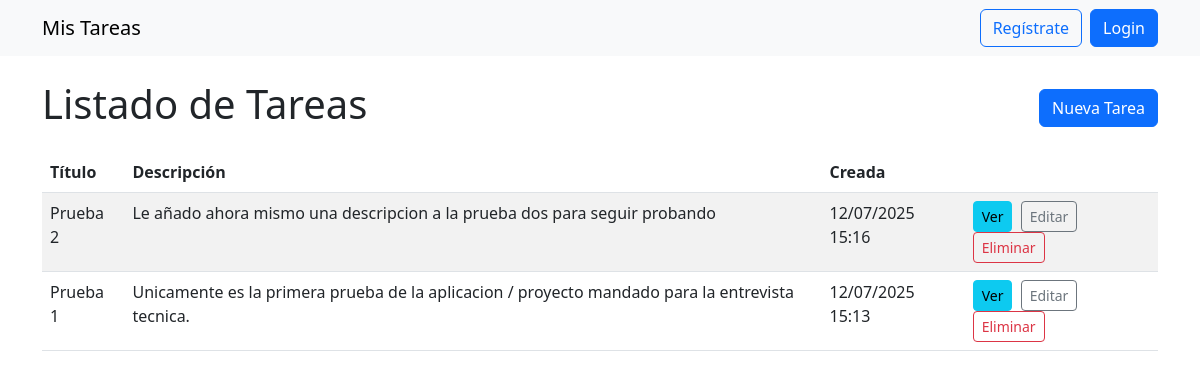
/tasks/, run on the app's committed database.
### tasks/models.py (models this page shows, shortened)
class Task(models.Model):
    title = models.CharField(max_length=200, verbose_name = 'Titulo') #El verbose_name es para que en el admin de django se muestre el nombre que yo quiera. asi en lugar de mostratelo en ingles de lo muestra en español
    description = models.TextField(blank=True, verbose_name = 'Descripcion') #El blank=True es para que el campo no sea obligatorio, asi puede solo tener titulo y no descripcion
    created_at = models.DateTimeField(auto_now_add=True, verbose_name = 'Fecha de creacion')
    class Meta:
        db_table = 'tasks' #Nombre de la tabla de la base de datos
        ordering = ['-created_at'] #Ordeno las tareas por fecha de creacion, de manera que salen de mas reciente a mas antigua
        managed = True #Esto es para que django maneje la tabla, es decir, que cree las migraciones y las tablas en la base de datos
        verbose_name = 'Tarea' #El verbose name tanto el singular como el plural es para que el admin de django lo muestre como yo quiera
        verbose_name_plural = 'Tareas'

### tasks/views.py (the view, shortened to what this page needs)
# urls.py: path('',             views.TareaListView.as_view(),   name='task_list'),
class TareaListView(ListView):
    model= Task
    template_name = 'task/task_list.html' #Template que se va a usar para mostrar la lista de tareas
    context_object_name = 'tareas' #Esto lo pongo para que en el template pueda acceder a las tareas con este nombre
    paginate_by = 10 #Esto es para paginar las tareas

### templates/task/task_list.html (shortened to what this page needs)
{% extends 'task/base.html' %}
{% block content %}
<div class="d-flex justify-content-between align-items-center mb-3">
    <h1>Listado de Tareas</h1>
    <a class="btn btn-primary" href="{% url 'task:task_create' %}">Nueva Tarea</a>
</div>
<table class="table table-striped">
    <thead>
        <tr>
            <th>Título</th>
            <th>Descripción</th>
            <th>Creada</th>
            <th></th>
        </tr>
    </thead>
    <tbody>
        {% for tarea in tareas %}
        <tr>
            <td>{{ tarea.title }}</td>
            <td>{{ tarea.description|truncatewords:15 }}</td>
            <td>{{ tarea.created_at|date:"d/m/Y H:i" }}</td>
            <td>
                <a class="btn btn-sm btn-info me-1" href="{% url 'task:task_detail' tarea.pk %}">Ver</a>
                <a class="btn btn-sm btn-outline-secondary me-1" href="{% url 'task:task_update' tarea.pk %}">Editar</a>
                <a class="btn btn-sm btn-outline-danger" href="{% url 'task:task_delete' tarea.pk %}">Eliminar</a>
            </td>
        </tr>
        {% empty %}
        <tr><td colspan="4" class="text-center">No hay tareas aún.</td></tr>
        {% endfor %}
    </tbody>
</table>
{% endblock %}

### templates/task/base.html (shortened to what this page needs)
<!DOCTYPE html>
<html lang="es">
<head>
  <link href="https://cdn.jsdelivr.net/npm/bootstrap@5.3.0/dist/css/bootstrap.min.css" rel="stylesheet">
</head>
<body>
<nav class="navbar navbar-expand-lg navbar-light bg-light mb-4">
  <div class="container">
    <a class="navbar-brand" href="{% url 'core:home' %}">Mis Tareas</a>
    <div class="collapse navbar-collapse" id="navbarSupportedContent">
      <ul class="navbar-nav ms-auto">
        {% if user.is_authenticated %}
          <li class="nav-item d-flex align-items-center me-3">
            <span class="nav-link p-0">Hola, {{ user.username }}</span>
          </li>
          <li class="nav-item d-flex align-items-center">
            <form method="post" action="{% url 'core:logout' %}" class="d-inline d-flex align-items-center">
              {% csrf_token %}
              <button type="submit" class="btn btn-link nav-link p-0 btn-logout">
                Cerrar sesión
              </button>
            </form>
          </li>
        {% else %}
          <li class="nav-item me-2">
            <a class="btn btn-outline-primary" href="{% url 'core:register' %}">Regístrate</a>
          </li>
          <li class="nav-item">
            <a class="btn btn-primary" href="{% url 'core:login' %}">Login</a>
          </li>
        {% endif %}
      </ul>
    </div>
  </div>
</nav>
<div class="container">
  {% block content %}{% endblock %}
</div>
</body>
</html>

### data on the page
Task: title "Prueba 2", description "Le añado ahora mismo una descripcion a la prueba dos para seguir probando", created_at "12/07/2025 15:16"
Task: title "Prueba 1", description "Unicamente es la primera prueba de la aplicacion / proyecto mandado para la entrevista tecnica.", created_at "12/07/2025 15:13"
